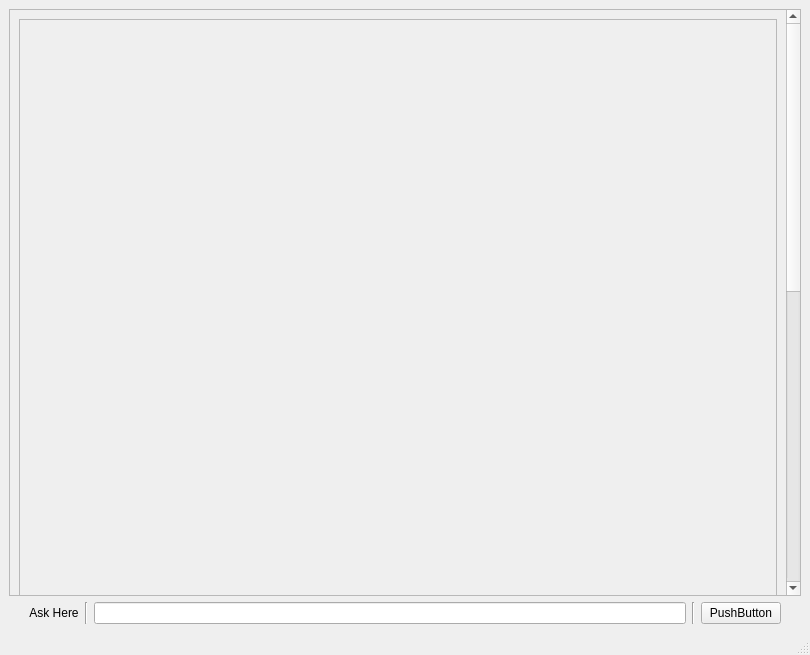
<?xml version="1.0" encoding="UTF-8"?>
<ui version="4.0">
 <class>MainWindow</class>
 <widget class="QMainWindow" name="MainWindow">
  <property name="geometry">
   <rect>
    <x>0</x>
    <y>0</y>
    <width>810</width>
    <height>655</height>
   </rect>
  </property>
  <property name="windowTitle">
   <string>MainWindow</string>
  </property>
  <widget class="QWidget" name="centralwidget">
   <layout class="QVBoxLayout" name="verticalLayout">
    <item>
     <widget class="QScrollArea" name="scrollArea">
      <property name="widgetResizable">
       <bool>true</bool>
      </property>
      <widget class="QWidget" name="scrollAreaWidgetContents">
       <property name="geometry">
        <rect>
         <x>0</x>
         <y>-660</y>
         <width>773</width>
         <height>1218</height>
        </rect>
       </property>
       <layout class="QVBoxLayout" name="verticalLayout_2">
        <item>
         <widget class="QFrame" name="frame">
          <property name="minimumSize">
           <size>
            <width>0</width>
            <height>1200</height>
           </size>
          </property>
          <property name="frameShape">
           <enum>QFrame::StyledPanel</enum>
          </property>
          <property name="frameShadow">
           <enum>QFrame::Raised</enum>
          </property>
          <layout class="QGridLayout" name="gridLayout">
           <item row="1" column="0">
            <widget class="Line" name="line_3">
             <property name="orientation">
              <enum>Qt::Horizontal</enum>
             </property>
            </widget>
           </item>
           <item row="4" column="0">
            <widget class="QLabel" name="label_2">
             <property name="minimumSize">
              <size>
               <width>600</width>
               <height>100</height>
              </size>
             </property>
             <property name="maximumSize">
              <size>
               <width>800</width>
               <height>120</height>
              </size>
             </property>
             <property name="text">
              <string>HI!!! How can I help you?</string>
             </property>
             <property name="margin">
              <number>10</number>
             </property>
            </widget>
           </item>
           <item row="2" column="0">
            <widget class="QLabel" name="label_3">
             <property name="minimumSize">
              <size>
               <width>600</width>
               <height>100</height>
              </size>
             </property>
             <property name="maximumSize">
              <size>
               <width>800</width>
               <height>120</height>
              </size>
             </property>
             <property name="text">
              <string>HI!!!</string>
             </property>
             <property name="alignment">
              <set>Qt::AlignRight|Qt::AlignTrailing|Qt::AlignVCenter</set>
             </property>
             <property name="wordWrap">
              <bool>false</bool>
             </property>
             <property name="margin">
              <number>10</number>
             </property>
            </widget>
           </item>
           <item row="0" column="0">
            <spacer name="verticalSpacer">
             <property name="orientation">
              <enum>Qt::Vertical</enum>
             </property>
             <property name="sizeHint" stdset="0">
              <size>
               <width>20</width>
               <height>40</height>
              </size>
             </property>
            </spacer>
           </item>
          </layout>
         </widget>
        </item>
       </layout>
      </widget>
     </widget>
    </item>
    <item>
     <layout class="QHBoxLayout" name="horizontalLayout">
      <item>
       <spacer name="horizontalSpacer">
        <property name="orientation">
         <enum>Qt::Horizontal</enum>
        </property>
        <property name="sizeType">
         <enum>QSizePolicy::Preferred</enum>
        </property>
        <property name="sizeHint" stdset="0">
         <size>
          <width>20</width>
          <height>20</height>
         </size>
        </property>
       </spacer>
      </item>
      <item>
       <widget class="QLabel" name="label">
        <property name="styleSheet">
         <string notr="true"/>
        </property>
        <property name="text">
         <string>Ask Here</string>
        </property>
        <property name="textFormat">
         <enum>Qt::AutoText</enum>
        </property>
        <property name="alignment">
         <set>Qt::AlignCenter</set>
        </property>
        <property name="margin">
         <number>5</number>
        </property>
       </widget>
      </item>
      <item>
       <widget class="Line" name="line">
        <property name="orientation">
         <enum>Qt::Vertical</enum>
        </property>
       </widget>
      </item>
      <item>
       <widget class="QLineEdit" name="lineEdit"/>
      </item>
      <item>
       <widget class="Line" name="line_2">
        <property name="orientation">
         <enum>Qt::Vertical</enum>
        </property>
       </widget>
      </item>
      <item>
       <widget class="QPushButton" name="pushButton">
        <property name="text">
         <string>PushButton</string>
        </property>
       </widget>
      </item>
      <item>
       <spacer name="horizontalSpacer_2">
        <property name="orientation">
         <enum>Qt::Horizontal</enum>
        </property>
        <property name="sizeType">
         <enum>QSizePolicy::Preferred</enum>
        </property>
        <property name="sizeHint" stdset="0">
         <size>
          <width>20</width>
          <height>20</height>
         </size>
        </property>
       </spacer>
      </item>
     </layout>
    </item>
   </layout>
  </widget>
  <widget class="QMenuBar" name="menubar">
   <property name="geometry">
    <rect>
     <x>0</x>
     <y>0</y>
     <width>810</width>
     <height>22</height>
    </rect>
   </property>
  </widget>
  <widget class="QStatusBar" name="statusbar"/>
 </widget>
 <resources/>
 <connections/>
</ui>
